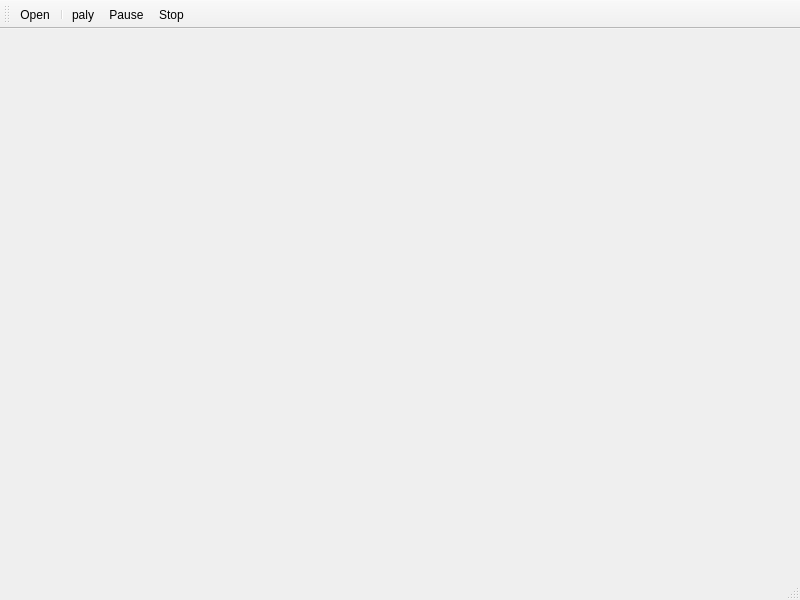
<?xml version="1.0" encoding="UTF-8"?>
<ui version="4.0">
 <class>MainWindow</class>
 <widget class="QMainWindow" name="MainWindow">
  <property name="geometry">
   <rect>
    <x>0</x>
    <y>0</y>
    <width>800</width>
    <height>600</height>
   </rect>
  </property>
  <property name="windowTitle">
   <string>MainWindow</string>
  </property>
  <widget class="QWidget" name="centralwidget"/>
  <widget class="QMenuBar" name="menubar">
   <property name="geometry">
    <rect>
     <x>0</x>
     <y>0</y>
     <width>800</width>
     <height>22</height>
    </rect>
   </property>
   <property name="defaultUp">
    <bool>false</bool>
   </property>
  </widget>
  <widget class="QToolBar" name="toolBar">
   <property name="windowTitle">
    <string>toolBar</string>
   </property>
   <attribute name="toolBarArea">
    <enum>TopToolBarArea</enum>
   </attribute>
   <attribute name="toolBarBreak">
    <bool>false</bool>
   </attribute>
   <addaction name="actionOpen"/>
   <addaction name="separator"/>
   <addaction name="actionpaly"/>
   <addaction name="actionPause"/>
   <addaction name="actionStop"/>
  </widget>
  <widget class="QStatusBar" name="statusbar"/>
  <action name="actionOpen">
   <property name="icon">
    <iconset resource="resources.qrc">
     <normaloff>:/images/icons/folder_page_white.png</normaloff>:/images/icons/folder_page_white.png</iconset>
   </property>
   <property name="text">
    <string>Open</string>
   </property>
   <property name="toolTip">
    <string>Open a video</string>
   </property>
  </action>
  <action name="actionpaly">
   <property name="icon">
    <iconset resource="resources.qrc">
     <normaloff>:/images/icons/control_play.png</normaloff>:/images/icons/control_play.png</iconset>
   </property>
   <property name="text">
    <string>paly</string>
   </property>
   <property name="toolTip">
    <string>Play</string>
   </property>
  </action>
  <action name="actionPause">
   <property name="icon">
    <iconset resource="resources.qrc">
     <normaloff>:/images/icons/control_pause.png</normaloff>:/images/icons/control_pause.png</iconset>
   </property>
   <property name="text">
    <string>Pause</string>
   </property>
   <property name="toolTip">
    <string>Pause</string>
   </property>
  </action>
  <action name="actionStop">
   <property name="icon">
    <iconset resource="resources.qrc">
     <normaloff>:/images/icons/control_stop.png</normaloff>:/images/icons/control_stop.png</iconset>
   </property>
   <property name="text">
    <string>Stop</string>
   </property>
   <property name="toolTip">
    <string>Stop</string>
   </property>
  </action>
 </widget>
 <resources>
  <include location="resources.qrc"/>
 </resources>
 <connections/>
</ui>
